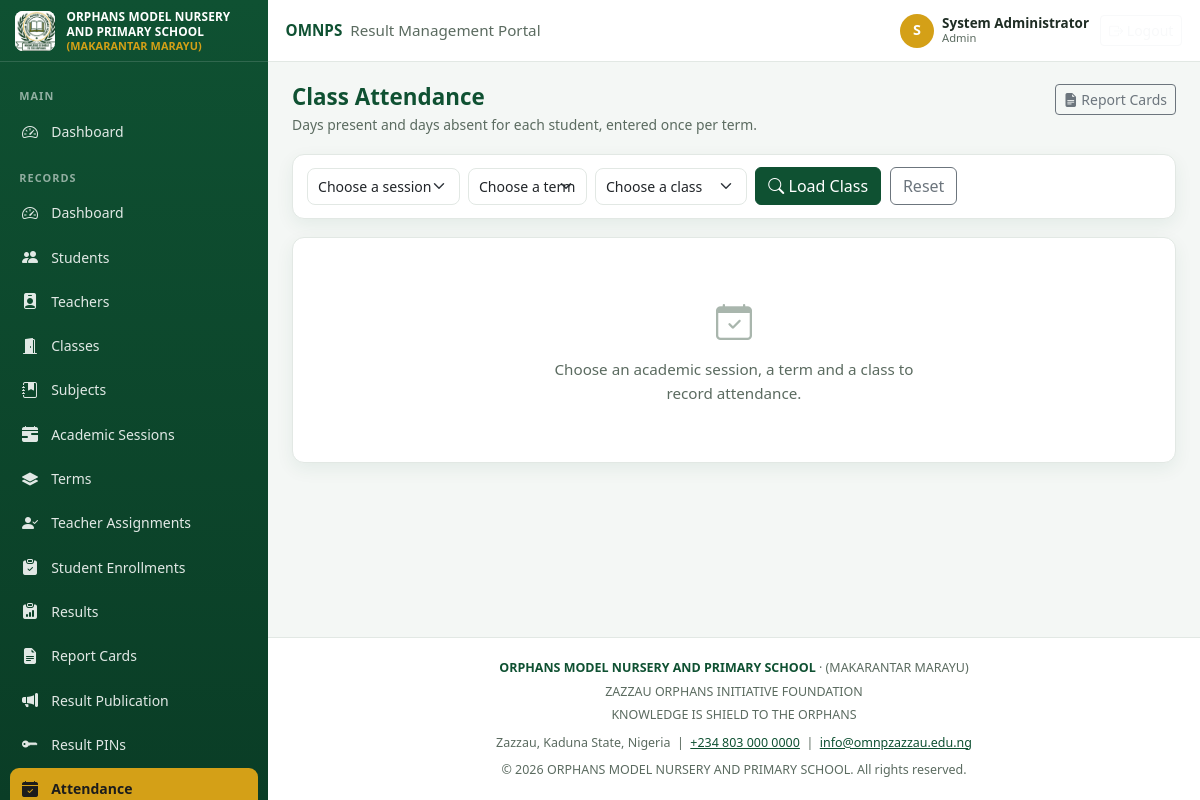
/admin/attendance.php (signed in), run on the app's committed database.
### tables this page shows
CREATE TABLE IF NOT EXISTS `school_settings` (
    `id`                    TINYINT UNSIGNED NOT NULL DEFAULT 1,

    `school_name`           VARCHAR(120) NOT NULL,
    `school_short_name`     VARCHAR(20)  NOT NULL,
    `school_campaign`       VARCHAR(80)  DEFAULT NULL,
    `school_foundation`     VARCHAR(120) DEFAULT NULL,
    `school_motto`          VARCHAR(120) DEFAULT NULL,
    `school_address`        VARCHAR(255) DEFAULT NULL,
    `school_phone`          VARCHAR(40)  DEFAULT NULL,
    `school_email`          VARCHAR(120) DEFAULT NULL,
    `school_website`        VARCHAR(120) DEFAULT NULL,

    `logo_path`             VARCHAR(255) DEFAULT NULL COMMENT 'Path to school logo image',
    `stamp_path`            VARCHAR(255) DEFAULT NULL COMMENT 'Path to school stamp/seal image',

    `created_at`            TIMESTAMP    NOT NULL DEFAULT CURRENT_TIMESTAMP,
    `updated_at`            TIMESTAMP    NOT NULL DEFAULT CURRENT_TIMESTAMP ON UPDATE CURRENT_TIMESTAMP,

    PRIMARY KEY (`id`)
);

### config/school-settings.php (called while the page is built, shortened)
<?php
require_once __DIR__ . '/config.php';
function getSchoolSettings(): array
{
    $pdo = getDbConnection();
    $stmt = $pdo->prepare('SELECT * FROM school_settings WHERE id = 1 LIMIT 1');
    $stmt->execute();
    $settings = $stmt->fetch();
    $defaults = [
        'school_name'           => SCHOOL_NAME,
        'school_short_name'     => SCHOOL_SHORT_NAME,
        'school_campaign'       => SCHOOL_CAMPAIGN,
        'school_foundation'     => SCHOOL_FOUNDATION,
        'school_motto'          => SCHOOL_MOTTO,
        'school_address'        => SCHOOL_ADDRESS,
        'school_phone'          => SCHOOL_PHONE,
        'school_email'          => SCHOOL_EMAIL,
        'school_website'        => '',
        'logo_path'             => 'assets/images/logo.jpeg',
        'stamp_path'            => '',
    ];
    foreach ($defaults as $field => $fallback) {
        if (!isset($settings[$field]) || $settings[$field] === '') {
            $settings[$field] = $fallback;
        }
    }
    return $settings;
}

### config/helpers.php (called while the page is built, shortened)
<?php
require_once __DIR__ . '/config.php';
function e($value): string
{
    return htmlspecialchars((string) $value, ENT_QUOTES | ENT_SUBSTITUTE, 'UTF-8');
}
function assetUrl(string $path): string
{
    return BASE_URL . '/' . ltrim($path, '/');
}

### config/config.php (called while the page is built, shortened)
<?php
function startSecureSession(): void
{
    static $started = false;
    if ($started || PHP_SAPI === 'cli') {
        return;
    }
    $started = true;
}

### config/auth.php (called while the page is built, shortened)
<?php
require_once __DIR__ . '/config.php';
require_once __DIR__ . '/helpers.php';
function isLoggedIn(): bool
{
    return isset($_SESSION['user_id'], $_SESSION['user_role']);
}
function currentUser(): ?array
{
    return $_SESSION['user'];
}

### config/functions.php (called while the page is built, shortened)
<?php
require_once __DIR__ . '/auth.php';
require_once __DIR__ . '/school-settings.php';
function queryInt(string $key): ?int
{
    $raw = $_GET[$key] ?? null;
    if (!is_string($raw) || $raw === '' || !ctype_digit($raw)) {
        return null;
    }
    $value = (int) $raw;
    return $value > 0 ? $value : null;
}

### admin/attendance.php (the view, shortened to what this page needs)
<?php
$sessionId = queryInt('session_id');
$termId    = queryInt('term_id');
$classId   = queryInt('class_id');
$pageHeading  = 'Class Attendance';
$pageSubtitle = 'Days present and days absent for each student, entered once per term.';
$activeMenu   = 'attendance';
require __DIR__ . '/../includes/admin_top.php';
?>
<div class="page-head">
    <div>
        <h1><?= e($pageHeading) ?></h1>
        <p><?= e($pageSubtitle) ?></p>
    </div>
    <div class="page-head__actions">
        <a class="btn btn-sm btn-outline-secondary" href="<?= e(assetUrl('admin/report-cards.php')) ?>">
            <i class="bi bi-file-earmark-text-fill"></i> Report Cards
        </a>
    </div>
</div>
<form method="get" class="filter-bar" autocomplete="off">
    <div class="filter-bar__row">
        <select class="form-select w-auto" name="session_id" aria-label="Academic session">
            <option value="">Choose a session</option>
        </select>
        <select class="form-select w-auto" name="term_id" aria-label="Term">
            <option value="">Choose a term</option>
        </select>
        <select class="form-select w-auto" name="class_id" aria-label="Class">
            <option value="">Choose a class</option>
        </select>
        <button class="btn btn-green" type="submit"><i class="bi bi-search"></i> Load Class</button>
        <a class="btn btn-outline-secondary" href="<?= e(assetUrl('admin/attendance.php')) ?>">Reset</a>
    </div>
</form>
<?php if ($sessionId === null || $termId === null || $classId === null): ?>
    <div class="card table-card">
        <div class="table-card__body">
            <div class="empty-state">
                <i class="bi bi-calendar-check"></i>
                <p>Choose an academic session, a term and a class to record attendance.</p>
            </div>
        </div>
    </div>
<?php endif; ?>
<?php require __DIR__ . '/../includes/admin_bottom.php'; ?>

### includes/navbar.php (shortened to what this page needs)
<?php
require_once __DIR__ . '/../config/helpers.php';
$settings = getSchoolSettings();
$navUser    = currentUser();
$navUser    = is_array($navUser) ? $navUser : ['full_name' => '', 'role' => ''];
$navInitial = strtoupper(substr((string) $navUser['full_name'], 0, 1));
$navInitial = $navInitial === '' ? '?' : $navInitial;
?>
<header class="app-navbar">
    <div class="app-navbar__title">
        <strong><?= e($settings['school_short_name'] ?? SCHOOL_SHORT_NAME) ?></strong>
        <span class="d-none d-md-inline">Result Management Portal</span>
    </div>
    <div class="app-navbar__account">
        <div class="account-chip">
            <span class="account-chip__avatar"><?= e($navInitial) ?></span>
            <span class="account-chip__text">
                <strong><?= e($navUser['full_name']) ?></strong>
                <small class="text-capitalize"><?= e($navUser['role']) ?></small>
            </span>
        </div>
        <a class="btn btn-sm btn-outline-light" href="<?= e(assetUrl('logout.php')) ?>">
            <i class="bi bi-box-arrow-right"></i>
            <span class="d-none d-sm-inline">Logout</span>
        </a>
    </div>
</header>

### includes/sidebar.php (shortened to what this page needs)
<?php
require_once __DIR__ . '/../config/helpers.php';
$settings = getSchoolSettings();
$logoPath = $settings['logo_path'] ?? 'assets/images/logo.jpeg';
$currentPage = basename((string) ($_SERVER['SCRIPT_NAME'] ?? 'dashboard.php'));
$activeMenu  = $activeMenu ?? ($currentPage === 'dashboard.php' ? 'dashboard' : '');
$adminLinks = [
    ['key' => 'dashboard',    'url' => 'admin/dashboard.php', 'icon' => 'bi-speedometer2', 'label' => 'Dashboard'],
    ['key' => 'students',     'url' => 'admin/students.php',   'icon' => 'bi-people-fill',           'label' => 'Students'],
    ['key' => 'teachers',     'url' => 'admin/teachers.php',   'icon' => 'bi-person-badge-fill',     'label' => 'Teachers'],
    ['key' => 'classes',      'url' => 'admin/classes.php',    'icon' => 'bi-door-open-fill',        'label' => 'Classes'],
    ['key' => 'subjects',     'url' => 'admin/subjects.php',   'icon' => 'bi-journal-bookmark-fill', 'label' => 'Subjects'],
    ['key' => 'sessions',     'url' => 'admin/sessions.php',   'icon' => 'bi-calendar-range-fill',   'label' => 'Academic Sessions'],
    ['key' => 'terms',        'url' => 'admin/terms.php',      'icon' => 'bi-layers-fill',           'label' => 'Terms'],
    ['key' => 'tclassassign', 'url' => 'admin/teacher-class-assignments.php', 'icon' => 'bi-person-check-fill', 'label' => 'Teacher Assignments'],
    ['key' => 'enrollments',  'url' => 'admin/student-enrollments.php',      'icon' => 'bi-clipboard-check-fill', 'label' => 'Student Enrollments'],
    ['key' => 'results',      'url' => 'admin/results.php',    'icon' => 'bi-clipboard-data-fill',   'label' => 'Results'],
    ['key' => 'reportcards',  'url' => 'admin/report-cards.php', 'icon' => 'bi-file-earmark-text-fill', 'label' => 'Report Cards'],
    ['key' => 'publication',  'url' => 'admin/result-publication.php', 'icon' => 'bi-megaphone-fill',  'label' => 'Result Publication'],
    ['key' => 'resultpins',   'url' => 'admin/result-pins.php', 'icon' => 'bi-key-fill',             'label' => 'Result PINs'],
    ['key' => 'attendance',   'url' => 'admin/attendance.php', 'icon' => 'bi-calendar-check-fill',   'label' => 'Attendance'],
    ['key' => 'assessments',  'url' => 'admin/assessments.php', 'icon' => 'bi-stars',                'label' => 'Assessments'],
    ['key' => 'school-settings', 'url' => 'admin/school-settings.php', 'icon' => 'bi-gear-fill', 'label' => 'School Settings'],
];
?>
<aside class="app-sidebar" id="appSidebar" aria-label="Main navigation">
    <div class="app-sidebar__brand">
        <img src="<?= e(assetUrl($logoPath)) ?>" alt="<?= e($settings['school_short_name'] ?? SCHOOL_SHORT_NAME) ?> logo">
        <span class="app-sidebar__brand-text">
            <?= e($settings['school_name'] ?? SCHOOL_NAME) ?>
            <small><?= e($settings['school_campaign'] ?? SCHOOL_CAMPAIGN) ?></small>
        </span>
    </div>
    <nav class="app-sidebar__nav">
        <div class="nav-section">Main</div>
        <a class="side-link<?= $activeMenu === 'dashboard' ? ' is-active' : '' ?>"
           href="<?= e(assetUrl('dashboard.php')) ?>">
            <span class="side-link__icon"><i class="bi bi-speedometer2"></i></span>
            <span>Dashboard</span>
        </a>
        <div class="nav-section">Records</div>
        <?php foreach ($adminLinks as $link): ?>
            <a class="side-link<?= $activeMenu === $link['key'] ? ' is-active' : '' ?>"
               href="<?= e(assetUrl($link['url'])) ?>">
                <span class="side-link__icon"><i class="bi <?= e($link['icon']) ?>"></i></span>
                <span><?= e($link['label']) ?></span>
            </a>
        <?php endforeach; ?>
    </nav>
</aside>

### includes/footer.php (shortened to what this page needs)
<?php
require_once __DIR__ . '/../config/config.php';
require_once __DIR__ . '/../config/helpers.php';
$settings = getSchoolSettings();
?>
        <footer class="app-footer">
            <div class="mb-1">
                <strong class="text-green"><?= e($settings['school_name'] ?? SCHOOL_NAME) ?></strong> &middot; <?= e($settings['school_campaign'] ?? SCHOOL_CAMPAIGN) ?>
            </div>
            <div class="mb-1"><?= e($settings['school_foundation'] ?? SCHOOL_FOUNDATION) ?></div>
            <div><?= e($settings['school_motto'] ?? SCHOOL_MOTTO) ?></div>
            <div class="mt-2">
                <?= e($settings['school_address'] ?? SCHOOL_ADDRESS) ?> &nbsp;|&nbsp;
                <a href="tel:<?= e(preg_replace('/\s+/', '', (string) ($settings['school_phone'] ?? SCHOOL_PHONE))) ?>" class="text-green"><?= e($settings['school_phone'] ?? SCHOOL_PHONE) ?></a>
                &nbsp;|&nbsp;
                <a href="mailto:<?= e($settings['school_email'] ?? SCHOOL_EMAIL) ?>" class="text-green"><?= e($settings['school_email'] ?? SCHOOL_EMAIL) ?></a>
            </div>
            <div class="mt-2">&copy; <?= e(date('Y')) ?> <?= e($settings['school_name'] ?? SCHOOL_NAME) ?>. All rights reserved.</div>
        </footer>
    </main>
</div>
</body>
</html>

### data on the page
school_settings: school_short_name "OMNPS", logo_path (picture), school_name "ORPHANS MODEL NURSERY AND PRIMARY SCHOOL", school_campaign "(MAKARANTAR MARAYU)", school_foundation "ZAZZAU ORPHANS INITIATIVE FOUNDATION", school_motto "KNOWLEDGE IS SHIELD TO THE ORPHANS", school_address "Zazzau, Kaduna State, Nigeria", school_phone "+234 803 000 0000", school_email "info@omnpzazzau.edu.ng"

### other printed values
$navInitial "S"
$navUser['full_name'] "System Administrator"
$navUser['role'] "Admin"
$link['label'] "Dashboard"
$link['label'] "Students"
$link['label'] "Teachers"
$link['label'] "Classes"
$link['label'] "Subjects"
$link['label'] "Academic Sessions"
$link['label'] "Terms"
$link['label'] "Teacher Assignments"
$link['label'] "Student Enrollments"
$link['label'] "Results"
$link['label'] "Report Cards"
$link['label'] "Result Publication"
